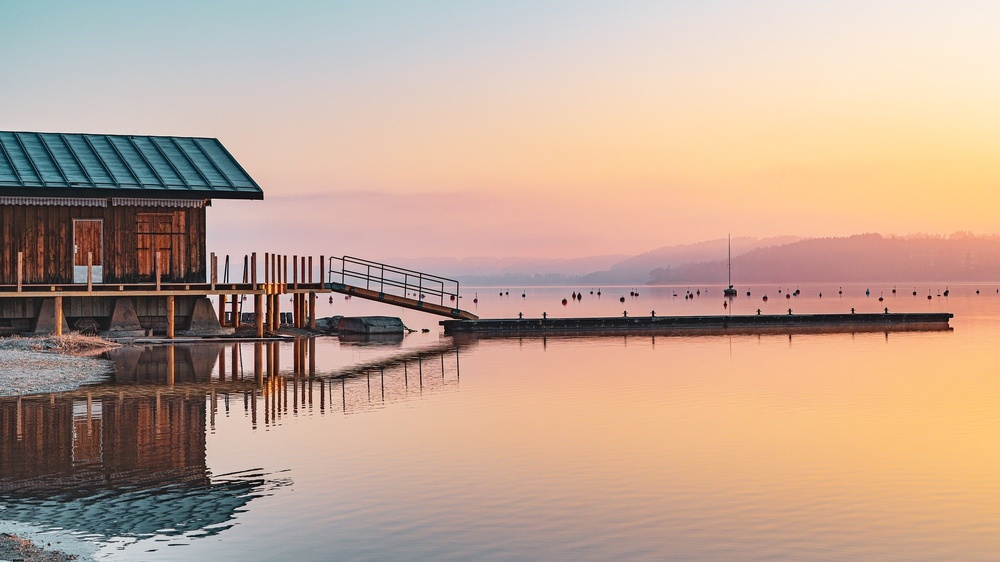
#> input picture PyTorch/数字图像处理/image.jpg, 1000 x 562 px, shrunk from 1920 x 1080 before the run
$ python '实验二.py'
#> lines starting #> are read from the running program, lines starting #| are printed output that depends on the picture
import numpy as np
import cv2
import matplotlib
import matplotlib.pyplot as plt

# 读取图像
image_path = 'image.jpg'
image = cv2.imread(image_path, 0)  # 以灰度模式读取图像
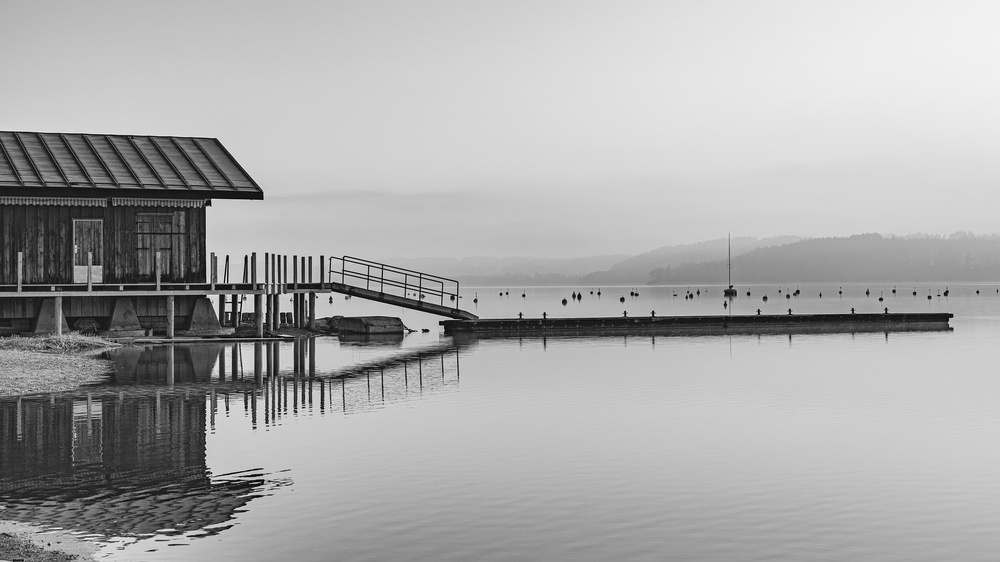
#> image: shape (562, 1000); min 0, max 244, mean 169.8

# 图像预处理：将图像转换为浮点数并归一化
image_float = image.astype(np.float32) / 255.0


# 傅里叶变换
def compute_fft(image):
    f = np.fft.fft2(image)
    fshift = np.fft.fftshift(f)
    magnitude_spectrum = 20 * np.log(np.abs(fshift) + 1e-6)  # 防止log(0)
    return fshift, magnitude_spectrum


# 逆傅里叶变换
def compute_ifft(fshift):
    ishift = np.fft.ifftshift(fshift)
    img_back = np.fft.ifft2(ishift)
    img_back = np.abs(img_back)
    return img_back


# 创建理想低通滤波器（ILL）
def create_ill_mask(rows, cols, D0):
    crow, ccol = rows // 2, cols // 2
    mask = np.ones((rows, cols), np.float32)
    for i in range(rows):
        for j in range(cols):
            d = np.sqrt((i - crow)**2 + (j - ccol)**2)
            if d < D0:
                mask[i, j] = 0
    return mask


# 创建高斯低通滤波器（GLL）
def create_gll_mask(rows, cols, D0):
    crow, ccol = rows // 2, cols // 2
    mask = np.ones((rows, cols), np.float32)
    for i in range(rows):
        for j in range(cols):
            d = np.sqrt((i - crow)**2 + (j - ccol)**2)
            mask[i, j] = np.exp(- (d**2) / (2 * (D0**2)))
    return mask


# 创建巴特沃斯低通滤波器（BLL）
def create_bll_mask(rows, cols, D0, n):
    crow, ccol = rows // 2, cols // 2
    mask = np.ones((rows, cols), np.float32)
    for i in range(rows):
        for j in range(cols):
            d = np.sqrt((i - crow)**2 + (j - ccol)**2)
            if d == 0:
                mask[i, j] = 0
            else:
                mask[i, j] = 1 / (1 + (d / D0)**(2 * n))
    return mask


# 主函数
def main():
    rows, cols = image.shape
    D0_values = [20, 40, 60]  # 不同的截止频率
    n_butterworth = 2  # 巴特沃斯滤波器的阶数

    # 计算原始图像的傅里叶变换
    fshift, magnitude_spectrum = compute_fft(image_float)

    # 绘制原始图像和频谱
    plt.figure(figsize=(12, 6))
    plt.subplot(1, 2, 1)
    plt.imshow(image, cmap='gray')
    plt.title('原始图像')
    plt.axis('off')

    plt.subplot(1, 2, 2)
    plt.imshow(magnitude_spectrum, cmap='gray')
    plt.title('频谱幅度')
    plt.axis('off')
    plt.show()

    # 为每个截止频率创建一个独立的窗口
    for D0 in D0_values:
        # 创建理想低通滤波器
        ill_mask = create_ill_mask(rows, cols, D0)
        fshift_ill = fshift * ill_mask
        img_back_ill = compute_ifft(fshift_ill)

        # 创建高斯低通滤波器
        gll_mask = create_gll_mask(rows, cols, D0)
        fshift_gll = fshift * gll_mask
        img_back_gll = compute_ifft(fshift_gll)

        # 创建巴特沃斯低通滤波器
        bll_mask = create_bll_mask(rows, cols, D0, n_butterworth)
        fshift_bll = fshift * bll_mask
        img_back_bll = compute_ifft(fshift_bll)

        # 绘制滤波器掩模
        plt.figure(figsize=(18, 6))
        plt.subplot(1, 3, 1)
        plt.imshow(ill_mask, cmap='gray')
        plt.title(f'ILL Mask D0={D0}')
        plt.axis('off')

        plt.subplot(1, 3, 2)
        plt.imshow(gll_mask, cmap='gray')
        plt.title(f'GLL Mask D0={D0}')
        plt.axis('off')

        plt.subplot(1, 3, 3)
        plt.imshow(bll_mask, cmap='gray')
        plt.title(f'BLL Mask D0={D0}\nn={n_butterworth}')
        plt.axis('off')
        plt.show()

        # 绘制滤波后的图像
        plt.figure(figsize=(18, 6))
        plt.subplot(1, 3, 1)
        plt.imshow(img_back_ill, cmap='gray')
        plt.title(f'ILL D0={D0}')
        plt.axis('off')

        plt.subplot(1, 3, 2)
        plt.imshow(img_back_gll, cmap='gray')
        plt.title(f'GLL D0={D0}')
        plt.axis('off')

        plt.subplot(1, 3, 3)
        plt.imshow(img_back_bll, cmap='gray')
        plt.title(f'BLL D0={D0}\nn={n_butterworth}')
        plt.axis('off')
        plt.show()


if __name__ == "__main__":
    matplotlib.use("Qt5Agg")
    plt.rcParams['font.sans-serif'] = ['SimHei']
    plt.rcParams['axes.unicode_minus'] = False
    plt.rcParams['mathtext.fontset'] = 'cm'
    main()
#> in compute_fft, `magnitude_spectrum = 20 * np.log(np.abs(fshift) + 1e-6)`:
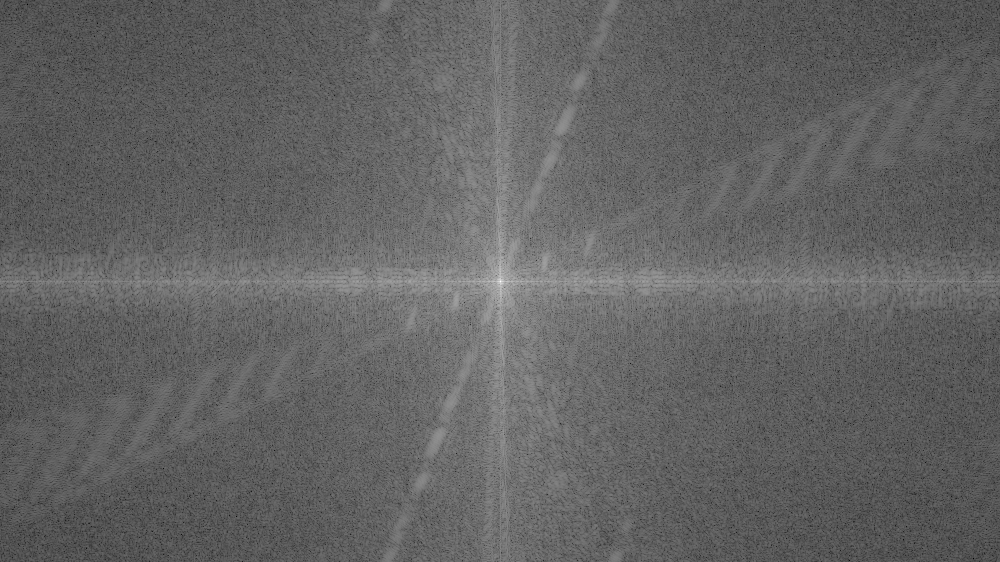
#> magnitude_spectrum: shape (562, 1000) float64; min -68.24, max 256.7, mean 57.9; drawn with min black and max white
#> in main, `plt.show()`:
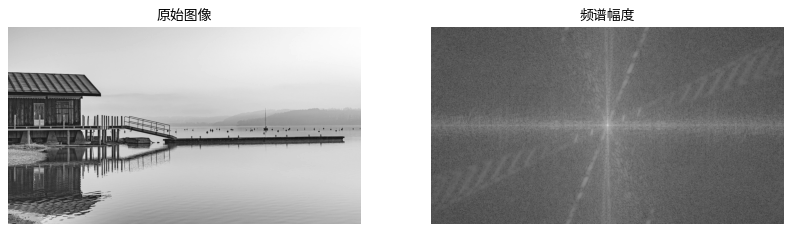
#> figure drawn by matplotlib, 2 panels
#> the loop in main, `for D0 in D0_values:` made 3 passes
#> pass 1, in compute_ifft (call 3), `img_back = np.abs(img_back)`:
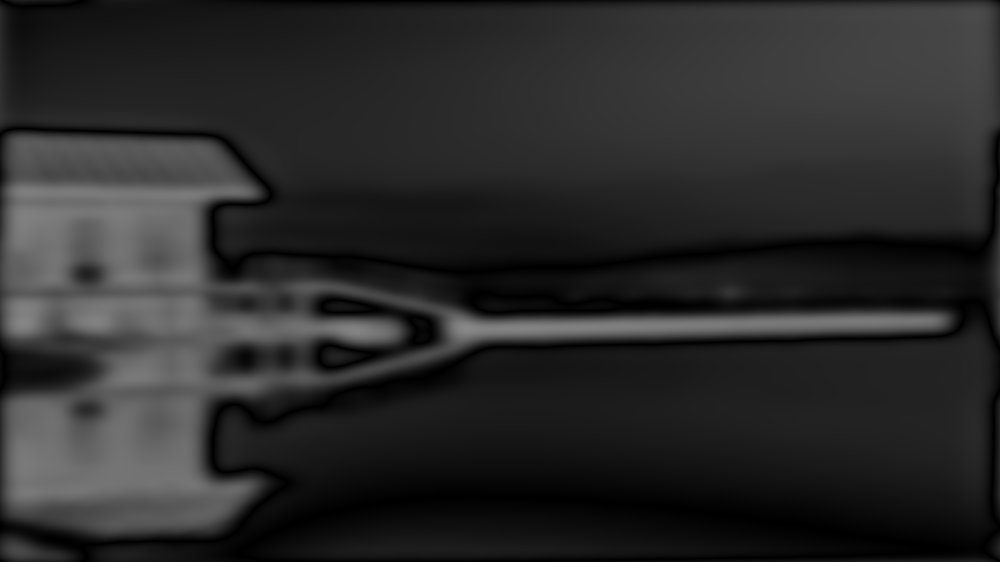
#> img_back: shape (562, 1000) float64; min 3.72e-08, max 0.537, mean 0.166
#> pass 1, in main, `plt.show()`:
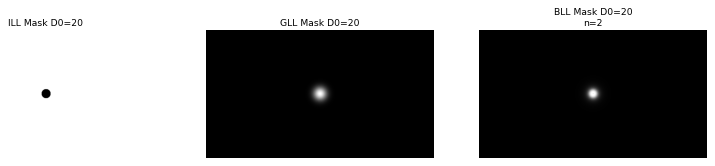
#> figure drawn by matplotlib, 3 panels
#> pass 2, in compute_ifft (call 4), `img_back = np.abs(img_back)`:
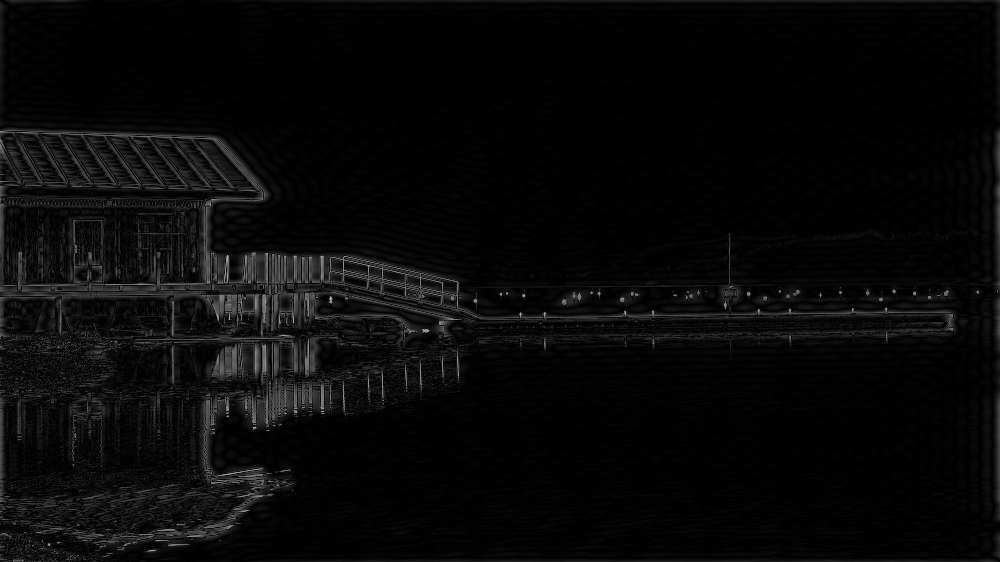
#> img_back: shape (562, 1000) float64; min 2.22e-08, max 0.72, mean 0.0358
#> pass 2, in main, `plt.show()`:
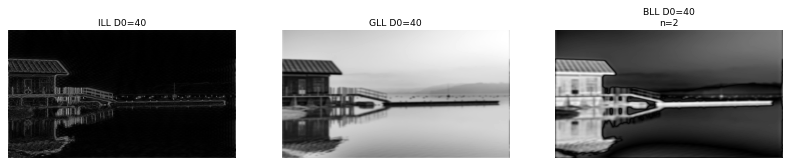
#> figure drawn by matplotlib, 3 panels
